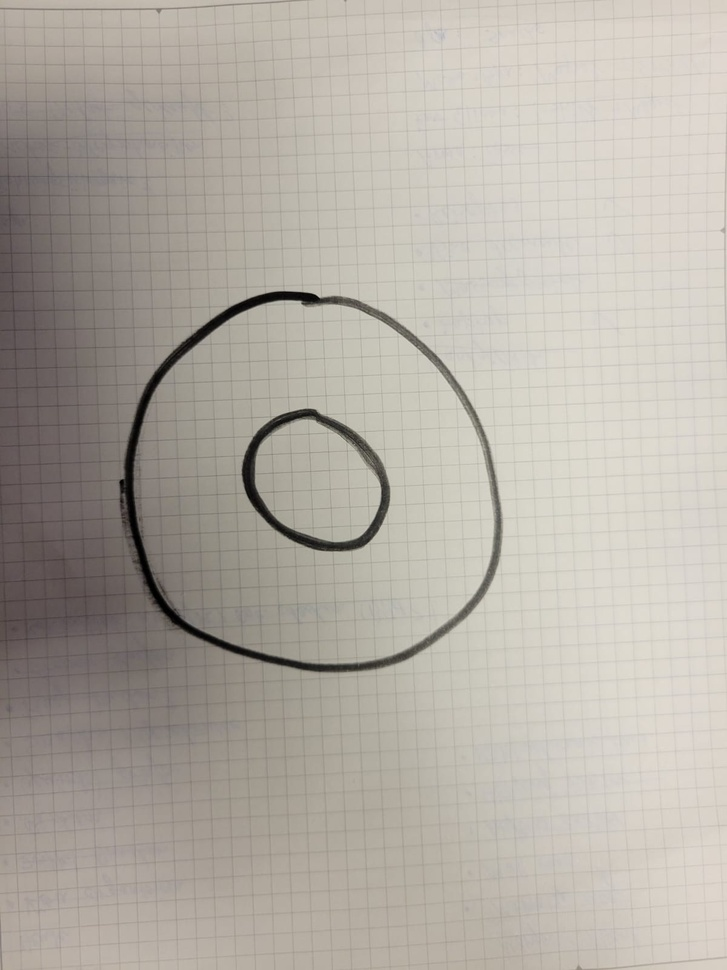
#> input picture landingPad.jpeg, 727 x 970 px, shrunk from 1200 x 1600 before the run
$ python tutorial.py
#> lines starting #> are read from the running program, lines starting #| are printed output that depends on the picture; after the words box and inside, x2 and y2 are one past the last pixel; in counts of white or black regions, pixels touching at a corner belong together
import numpy as np
import cv2 as cv
from matplotlib import pyplot as plt
img = cv.imread('landingPad.jpeg', cv.IMREAD_GRAYSCALE)
#> img: shape (970, 727); min 0, max 222, mean 173.9
assert img is not None, "file could not be read, check with os.path.exists()"
#laplacian = cv.Laplacian(img,cv.CV_64F)
sobelx = cv.Sobel(img,cv.CV_64F,1,0,ksize=5)
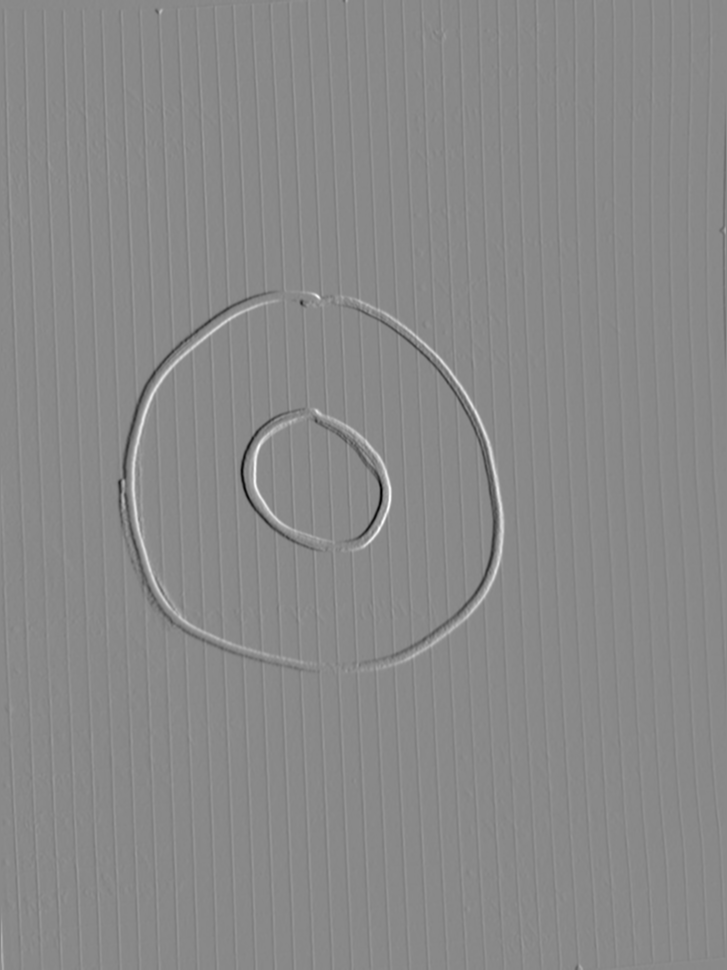
#> sobelx: shape (970, 727) float64; min -6680, max 5751, mean 16.8; drawn with min black and max white
sobely = cv.Sobel(img,cv.CV_64F,0,1,ksize=5)

addedImg = np.hypot(sobelx, sobely)
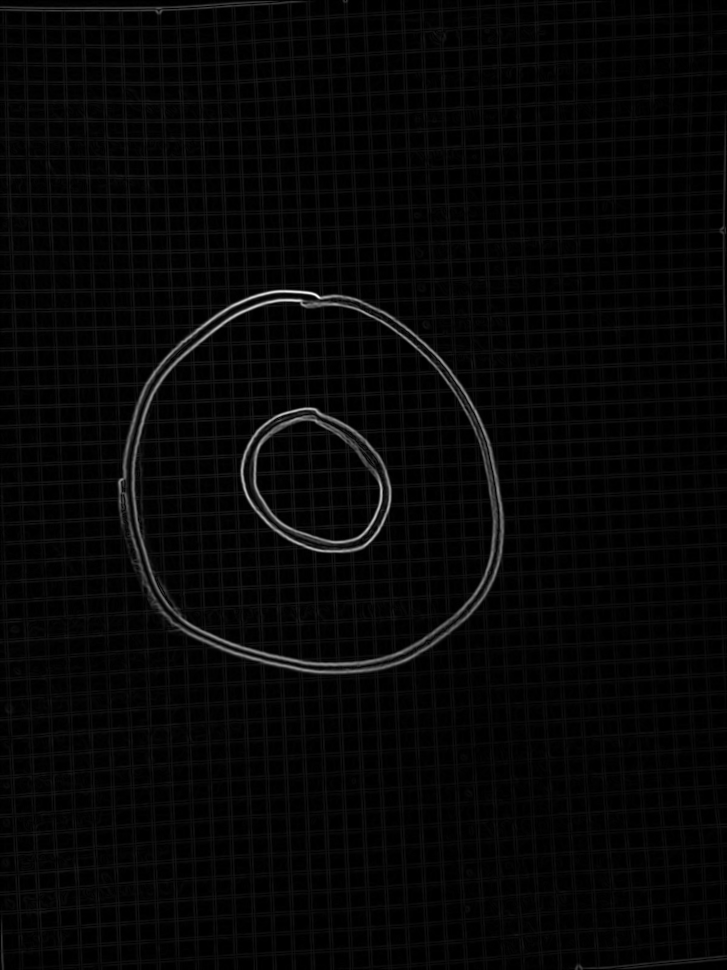
#> addedImg: shape (970, 727) float64; min 0, max 8640.7, mean 244.5; drawn with min black and max white
addedImg = addedImg - addedImg.min()
addedImg = addedImg / addedImg.max() * 255

addedImg = np.uint8(addedImg)

# Otsu's thresholding after Gaussian filtering
blur = cv.GaussianBlur(addedImg,(15,15),0)
#ret3,th3 = cv.threshold(blur,0,255,cv.THRESH_BINARY+cv.THRESH_OTSU)
th3 = cv.adaptiveThreshold(blur,255,cv.ADAPTIVE_THRESH_GAUSSIAN_C, cv.THRESH_BINARY_INV,11,2)
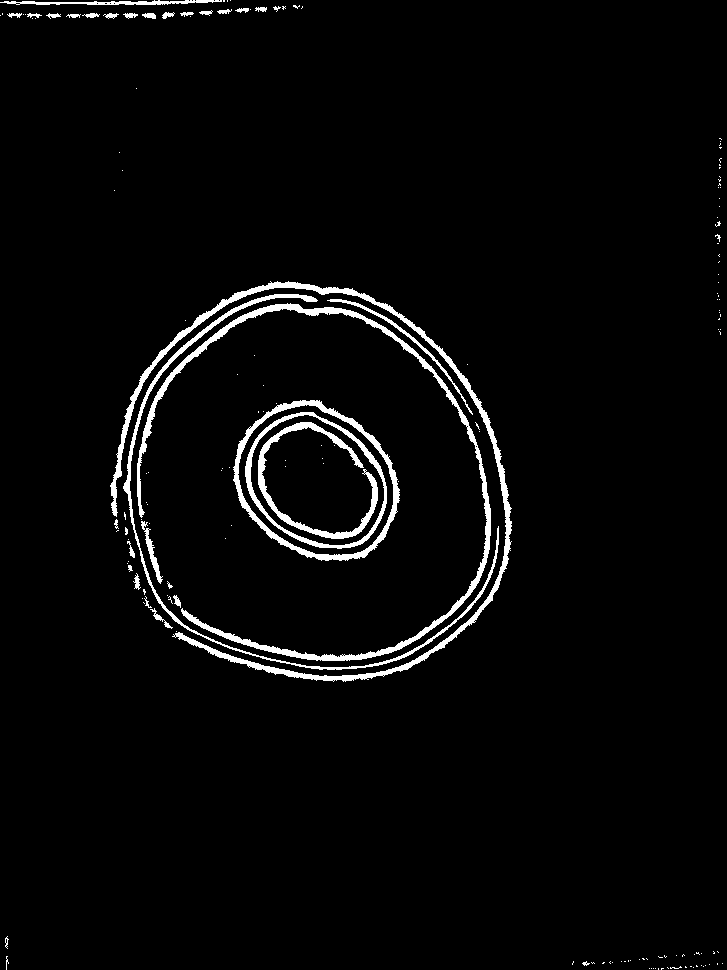
#> th3: shape (970, 727); 3.2% white; 165 white regions (132 under 20 px), largest, box (x1, y1, x2, y2) and area: (110, 281, 512, 682) 5750, (137, 303, 491, 661) 5195, (123, 294, 499, 670) 2723

kernel = np.ones((3,3),np.uint8)
erosion = cv.erode(th3,kernel,iterations = 1)
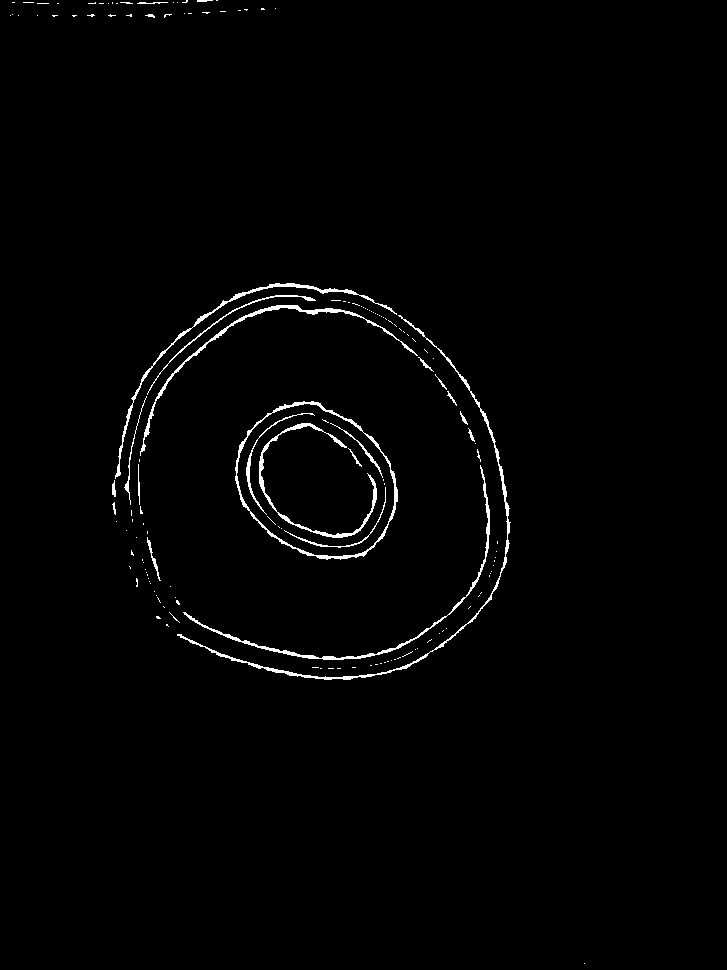
#> erosion: shape (970, 727); 1.3% white in thin lines or dots, all inside (x1, y1, x2, y2) = (10, 0, 585, 964)
dilation = cv.dilate(erosion,kernel,iterations = 1)
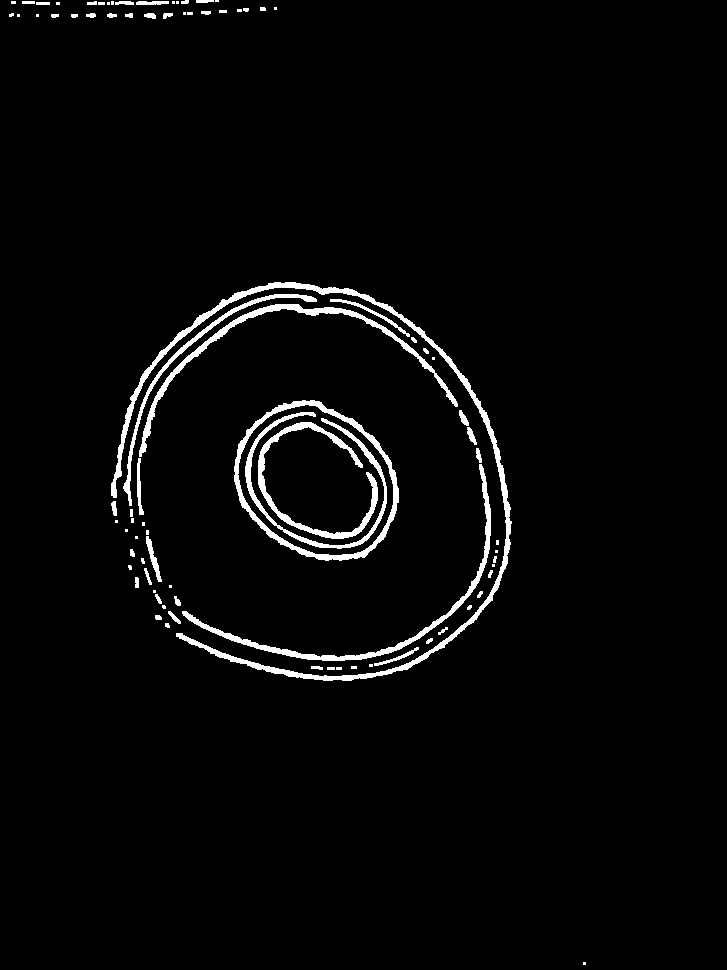
#> dilation: shape (970, 727); 2.9% white; 86 white regions (34 under 20 px), largest, box (x1, y1, x2, y2) and area: (111, 282, 512, 681) 5543, (234, 400, 399, 561) 2574, (139, 304, 458, 457) 2326

plt.subplot(2,2,1),plt.imshow(addedImg,cmap = 'gray')
plt.title('Original'), plt.xticks([]), plt.yticks([])
plt.subplot(2,2,2),plt.imshow(erosion,cmap = 'gray')
plt.title('sobelx'), plt.xticks([]), plt.yticks([])
plt.subplot(2,2,3),plt.imshow(dilation,cmap = 'gray')
plt.title('sobel added'), plt.xticks([]), plt.yticks([])
plt.subplot(2,2,4),plt.imshow(dilation,cmap = 'gray')
plt.title('threshhold'), plt.xticks([]), plt.yticks([])
plt.show()

$ run again, with testImage.jpeg copied over landingPad.jpeg
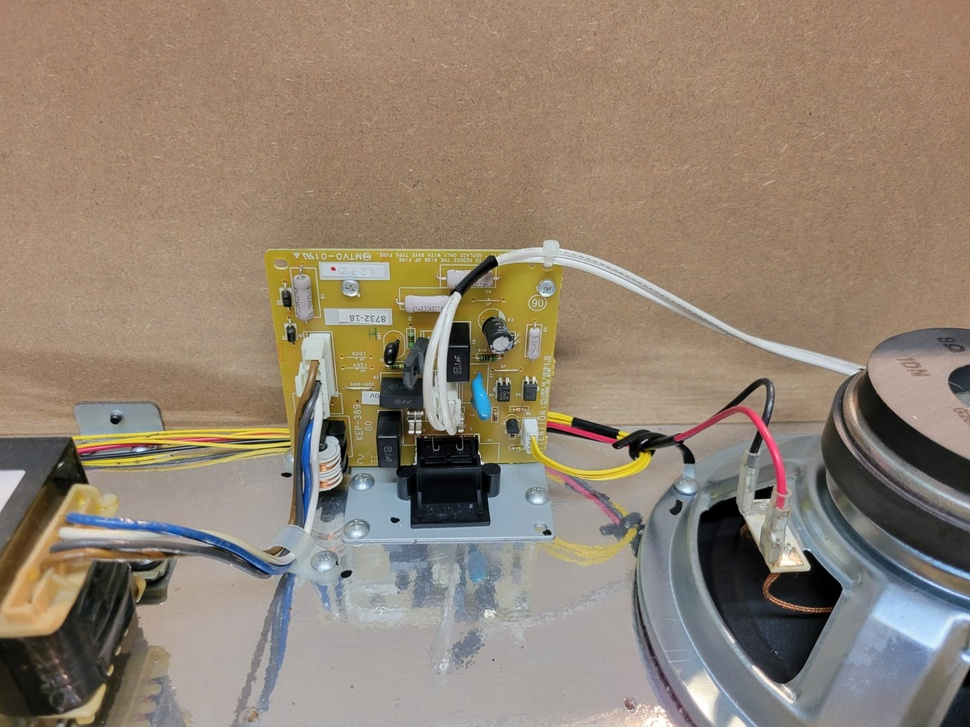
#> input picture testImage.jpeg, 970 x 727 px, shrunk from 1600 x 1200 before the run
#> `th3 = cv.adaptiveThreshold(blur,255,cv.ADAPTIVE_THRESH_GAUSSIAN_C, cv...`:
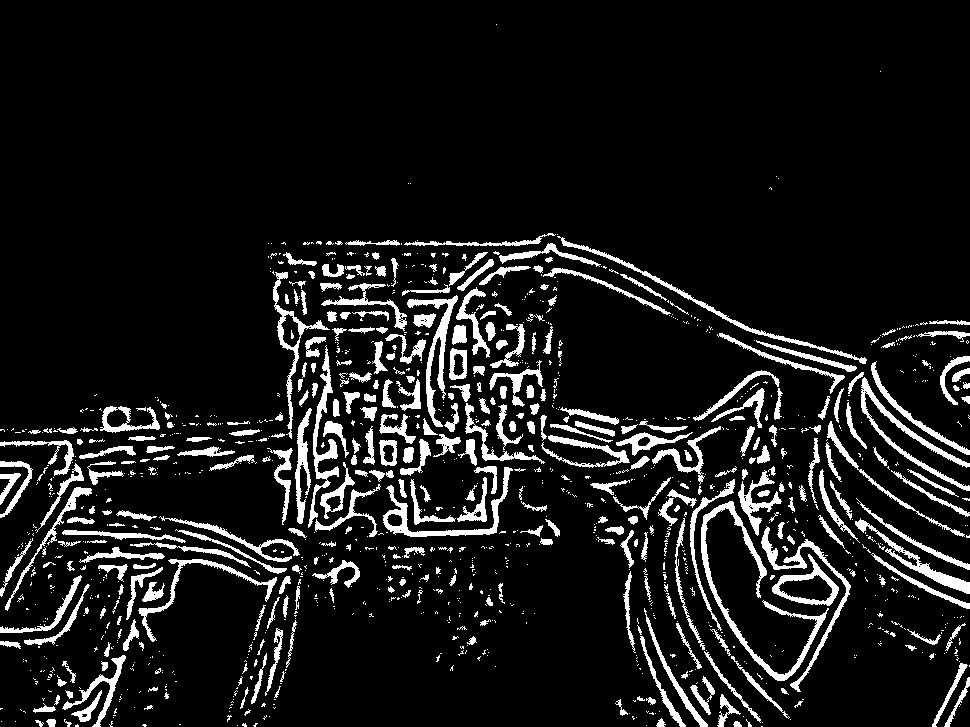
#> th3: shape (727, 970); 9.9% white; 1220 white regions (858 under 20 px), largest, box (x1, y1, x2, y2) and area: (701, 501, 829, 681) 2277, (861, 377, 970, 491) 1429, (761, 526, 851, 692) 1349
#> erosion: shape (727, 970); 3.5% white; 855 white regions (587 under 20 px), largest, box (x1, y1, x2, y2) and area: (702, 502, 825, 680) 846, (408, 297, 457, 417) 696, (384, 499, 502, 536) 607
#> `dilation = cv.dilate(erosion,kernel,iterations = 1)`:
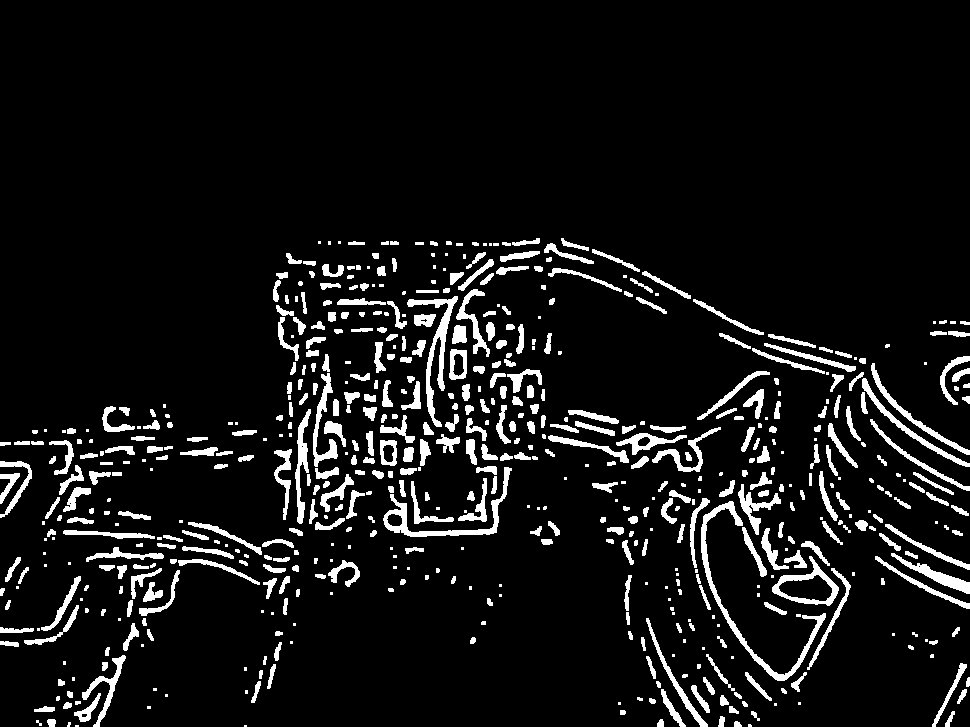
#> dilation: shape (727, 970); 8.1% white; 618 white regions (176 under 20 px), largest, box (x1, y1, x2, y2) and area: (701, 501, 826, 681) 1722, (407, 296, 458, 427) 1294, (383, 467, 512, 537) 1267
